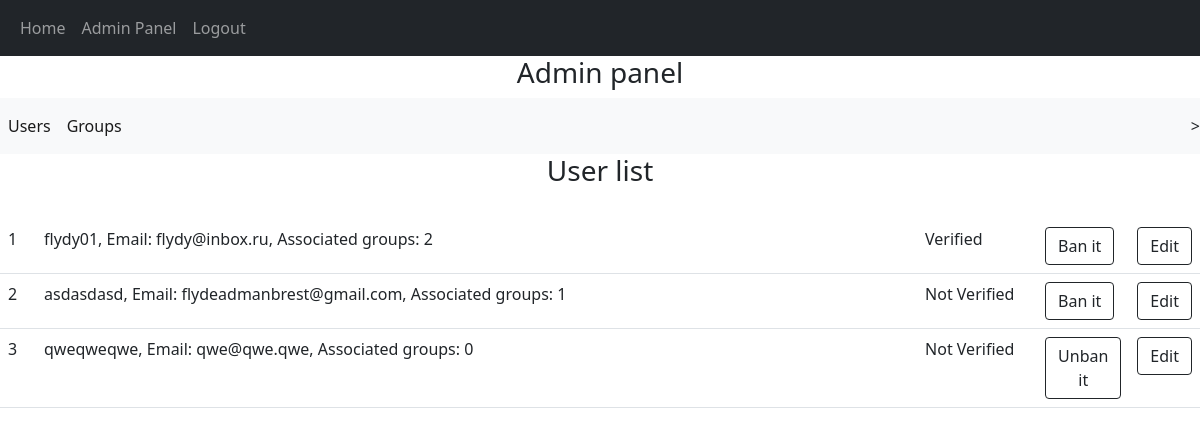
The app's page /admin/users (signed in) with its own data.
### app/models.py (models this page shows, shortened)
class User(UserMixin, db.Model):
    id = db.Column(db.Integer, primary_key=True)
    username = db.Column(db.String(50), index=True, unique=True)
    email = db.Column(db.String(100), index=True, unique=True)
    password = db.Column(db.String(250))
    is_checked = db.Column(db.Boolean, default=False)
    is_blocked = db.Column(db.Boolean, default=False)
    groups = db.relationship('Group', secondary=usergroups,
        primaryjoin=(usergroups.c.user_id == id),
        backref=db.backref('usergroups', lazy='dynamic'),
        lazy='dynamic')
    last_seen = db.Column(db.DateTime, default=datetime.utcnow())
    def _is_admin(self):
        groups = self.groups.filter_by(name='Admins').first()
        return groups is not None

### app/admin/routes.py (the view)
@bp.route('/users')
@login_required
def users():
    u = User.query.all()
    return render_template('users.html', users=u)

### app/models.py (called while the page is built)
@login.user_loader
def load_user(id):
    return User.query.get(int(id))

### app/admin/templates/users.html
{% extends 'a_index.html' %}{% block title %}Users{% endblock %} {% block admin_content %}
<h1 class="h3 text-center">User list</h1>
<br> {% if users %}
<table class="table" width=100%>
    {% for user in users %}
    <tr>
        <td width="3%">{{ user.id }}</td>
        <td width="*">{{ user.username }}, Email: {{ user.email }}, Associated groups: {{ user.groups.count() }}</td>
        <td width="10%">{% if user.is_checked %}Verified{% else %}Not Verified{% endif %}</td>
        <td width="7%">
            {% if user.is_blocked %}
            <a class="btn btn-outline-dark" href="{{url_for('admin.ban', userid=user.id)}}">Unban it</a> {% else %}
            <a class="btn btn-outline-dark" href="{{url_for('admin.ban', userid=user.id)}}">Ban it</a> {% endif %}
        </td>
        <td width="5%"><a href="{{ url_for('admin.edit_user', userid=user.id) }}" class="btn btn-outline-dark">Edit</a></td>
    </tr>
    {% endfor %}
</table>
{% endif %} {% endblock %}

### app/admin/templates/a_index.html (shortened to what this page needs)
{% extends '__base__.html' %} {% block title %}Admin Panel{% endblock %} {% block content %}
<h1 class="h3 align-content-center text-center">Admin panel</h1>
<nav class="navbar navbar-expand-lg navbar-light bg-light">
    <div class="collapse navbar-collapse">
        <ul class="navbar-nav me-auto mb-2 mb-lg-0">
            <li class="nav-item"><a class="nav-link active" href="{{ url_for('admin.users') }}">Users</a></li>
            <li class="nav-item"><a class="nav-link active" href="{{ url_for('admin.groups') }}">Groups</a></li>
        </ul>
    </div>>
</nav>
{% block admin_content %}{% endblock %} {% endblock %}

### app/templates/__base__.html (shortened to what this page needs)
<!DOCTYPE html>
<html lang="en">
<head>
    <link rel="stylesheet" href="{{ url_for('static', filename='css/bootstrap.css') }}">
    <link rel="stylesheet" href="{{ url_for('static', filename='css/mysite.css') }}">
</head>
<body>
    <nav class="navbar navbar-expand-sm navbar-dark bg-dark">
        <div class="container-fluid">
            <ul class="navbar-nav me-auto mb-2 mb-sm-0">
                <li class="nav-item">
                    <a class="nav-link" href="{{ url_for('main.index') }}">Home</a>
                </li>
                <li class="nav-item">
                    {% if current_user.is_anonymous %}
                    <a class="nav-link" href="{{ url_for('auth.login') }}">Login</a>
                </li>
                <li class="nav-item">
                    <a class="nav-link" href="{{ url_for('auth.register') }}">Register</a> {% else %}
                    {% if current_user._is_admin() %}
                    <a class="nav-link" href="{{ url_for('admin.index')}}">Admin Panel</a>
                </li>
                <li class="nav-item">
                    {% endif %}
                    <a class="nav-link" href="{{ url_for('auth.logout') }}">Logout</a> {% endif %}
                </li>
            </ul>
        </div>
    </nav>
    {% block content %} {% endblock %}
</body>
</html>

### records on screen
User: id "1", username "flydy01", email "flydy@inbox.ru", groups.count "2", is_checked "Verified"
User: id "2", username "asdasdasd", email "flydeadmanbrest@gmail.com", groups.count "1", is_checked "Not Verified"
User: id "3", username "qweqweqwe", email "qwe@qwe.qwe", groups.count "0", is_checked "Not Verified"
